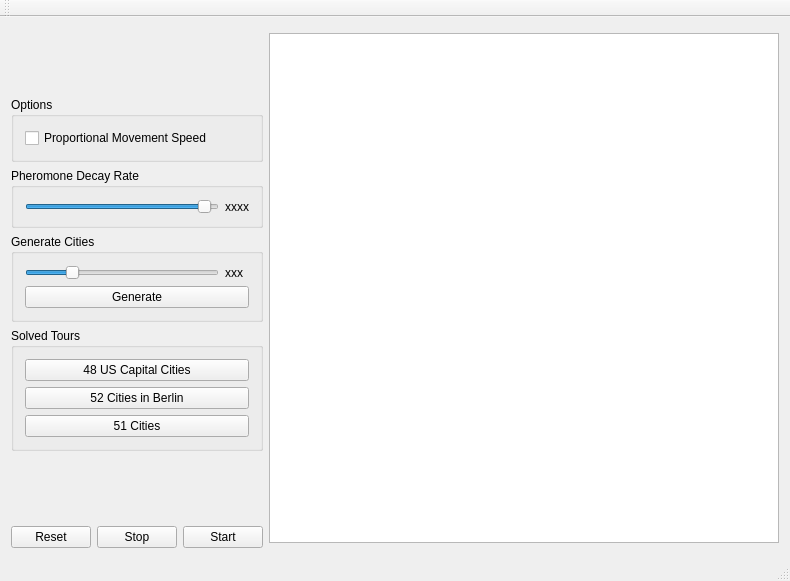
<?xml version="1.0" encoding="UTF-8"?>
<ui version="4.0">
 <class>MainWindow</class>
 <widget class="QMainWindow" name="MainWindow">
  <property name="geometry">
   <rect>
    <x>0</x>
    <y>0</y>
    <width>773</width>
    <height>581</height>
   </rect>
  </property>
  <property name="windowTitle">
   <string>MainWindow</string>
  </property>
  <widget class="QWidget" name="centralWidget">
   <layout class="QGridLayout" name="gridLayout">
    <item row="0" column="0">
     <layout class="QVBoxLayout" name="verticalLayout_3">
      <item>
       <spacer name="verticalSpacer_2">
        <property name="orientation">
         <enum>Qt::Vertical</enum>
        </property>
        <property name="sizeHint" stdset="0">
         <size>
          <width>20</width>
          <height>40</height>
         </size>
        </property>
       </spacer>
      </item>
      <item>
       <widget class="QGroupBox" name="optionsGroups">
        <property name="title">
         <string>Options</string>
        </property>
        <layout class="QVBoxLayout" name="verticalLayout_2">
         <item>
          <widget class="QCheckBox" name="proportionalCheckbox">
           <property name="toolTip">
            <string comment="zxcv" extracomment="asdf"/>
           </property>
           <property name="text">
            <string>Proportional Movement Speed</string>
           </property>
          </widget>
         </item>
        </layout>
       </widget>
      </item>
      <item>
       <widget class="QGroupBox" name="decayGroup">
        <property name="title">
         <string>Pheromone Decay Rate</string>
        </property>
        <layout class="QHBoxLayout" name="horizontalLayout_3">
         <item>
          <widget class="QSlider" name="decayRateSlider">
           <property name="minimum">
            <number>0</number>
           </property>
           <property name="value">
            <number>95</number>
           </property>
           <property name="orientation">
            <enum>Qt::Horizontal</enum>
           </property>
          </widget>
         </item>
         <item>
          <widget class="QLabel" name="decayRateLabel">
           <property name="sizePolicy">
            <sizepolicy hsizetype="Minimum" vsizetype="Preferred">
             <horstretch>0</horstretch>
             <verstretch>0</verstretch>
            </sizepolicy>
           </property>
           <property name="minimumSize">
            <size>
             <width>24</width>
             <height>0</height>
            </size>
           </property>
           <property name="text">
            <string>xxxx</string>
           </property>
          </widget>
         </item>
        </layout>
       </widget>
      </item>
      <item>
       <widget class="QGroupBox" name="generateCitiesGroup">
        <property name="title">
         <string>Generate Cities</string>
        </property>
        <layout class="QVBoxLayout" name="verticalLayout">
         <item>
          <layout class="QHBoxLayout" name="horizontalLayout">
           <item>
            <widget class="QSlider" name="cityCountSlider">
             <property name="minimum">
              <number>10</number>
             </property>
             <property name="value">
              <number>30</number>
             </property>
             <property name="orientation">
              <enum>Qt::Horizontal</enum>
             </property>
            </widget>
           </item>
           <item>
            <widget class="QLabel" name="cityCountLabel">
             <property name="sizePolicy">
              <sizepolicy hsizetype="Fixed" vsizetype="Preferred">
               <horstretch>0</horstretch>
               <verstretch>0</verstretch>
              </sizepolicy>
             </property>
             <property name="minimumSize">
              <size>
               <width>24</width>
               <height>0</height>
              </size>
             </property>
             <property name="text">
              <string>xxx</string>
             </property>
            </widget>
           </item>
          </layout>
         </item>
         <item>
          <widget class="QPushButton" name="generateButton">
           <property name="text">
            <string>Generate</string>
           </property>
          </widget>
         </item>
        </layout>
       </widget>
      </item>
      <item>
       <widget class="QGroupBox" name="tourGroup">
        <property name="title">
         <string>Solved Tours</string>
        </property>
        <layout class="QVBoxLayout" name="verticalLayout_4">
         <item>
          <widget class="QPushButton" name="capitalTourButton">
           <property name="text">
            <string>48 US Capital Cities</string>
           </property>
          </widget>
         </item>
         <item>
          <widget class="QPushButton" name="berlinTourButton">
           <property name="text">
            <string>52 Cities in Berlin</string>
           </property>
          </widget>
         </item>
         <item>
          <widget class="QPushButton" name="fiftyOneTourButton">
           <property name="text">
            <string>51 Cities</string>
           </property>
          </widget>
         </item>
        </layout>
       </widget>
      </item>
      <item>
       <spacer name="verticalSpacer">
        <property name="orientation">
         <enum>Qt::Vertical</enum>
        </property>
        <property name="sizeHint" stdset="0">
         <size>
          <width>20</width>
          <height>40</height>
         </size>
        </property>
       </spacer>
      </item>
     </layout>
    </item>
    <item row="0" column="1" rowspan="2">
     <widget class="GraphicsView" name="graphicsView">
      <property name="sizePolicy">
       <sizepolicy hsizetype="Minimum" vsizetype="Minimum">
        <horstretch>0</horstretch>
        <verstretch>0</verstretch>
       </sizepolicy>
      </property>
      <property name="minimumSize">
       <size>
        <width>510</width>
        <height>510</height>
       </size>
      </property>
      <property name="maximumSize">
       <size>
        <width>510</width>
        <height>510</height>
       </size>
      </property>
      <property name="verticalScrollBarPolicy">
       <enum>Qt::ScrollBarAlwaysOff</enum>
      </property>
      <property name="horizontalScrollBarPolicy">
       <enum>Qt::ScrollBarAlwaysOff</enum>
      </property>
      <property name="sceneRect">
       <rectf>
        <x>0.000000000000000</x>
        <y>0.000000000000000</y>
        <width>0.000000000000000</width>
        <height>0.000000000000000</height>
       </rectf>
      </property>
     </widget>
    </item>
    <item row="1" column="0">
     <layout class="QHBoxLayout" name="horizontalLayout_2">
      <item>
       <widget class="QPushButton" name="resetButton">
        <property name="text">
         <string>Reset</string>
        </property>
       </widget>
      </item>
      <item>
       <widget class="QPushButton" name="stopButton">
        <property name="text">
         <string>Stop</string>
        </property>
       </widget>
      </item>
      <item>
       <widget class="QPushButton" name="startButton">
        <property name="text">
         <string>Start</string>
        </property>
       </widget>
      </item>
     </layout>
    </item>
   </layout>
  </widget>
  <widget class="QMenuBar" name="menuBar">
   <property name="geometry">
    <rect>
     <x>0</x>
     <y>0</y>
     <width>773</width>
     <height>21</height>
    </rect>
   </property>
  </widget>
  <widget class="QToolBar" name="mainToolBar">
   <attribute name="toolBarArea">
    <enum>TopToolBarArea</enum>
   </attribute>
   <attribute name="toolBarBreak">
    <bool>false</bool>
   </attribute>
  </widget>
  <widget class="QStatusBar" name="statusBar"/>
 </widget>
 <layoutdefault spacing="6" margin="11"/>
 <customwidgets>
  <customwidget>
   <class>GraphicsView</class>
   <extends>QGraphicsView</extends>
   <header>graphicsview.h</header>
  </customwidget>
 </customwidgets>
 <resources/>
 <connections/>
</ui>
